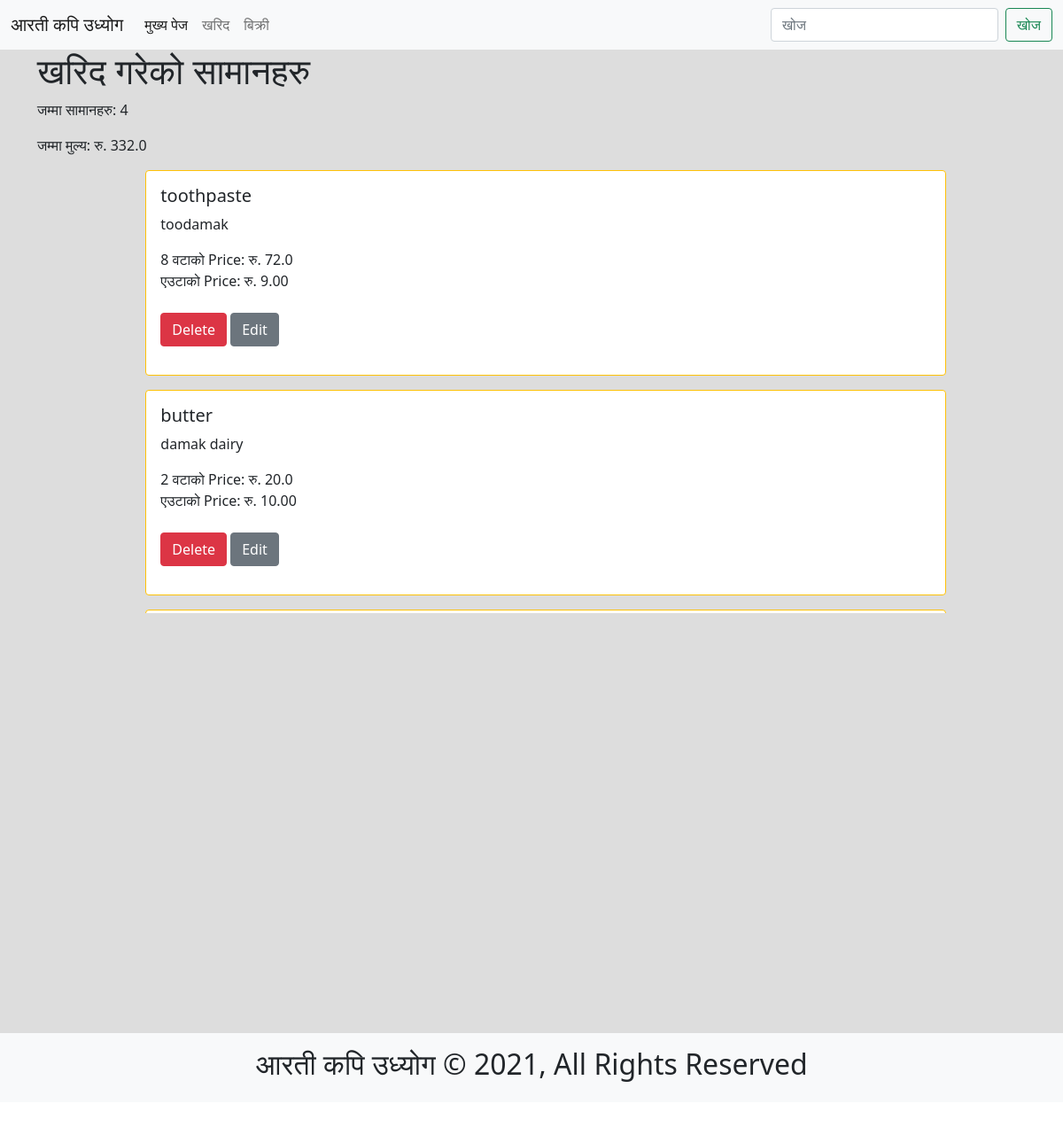
/purchases/list/, run on the app's committed database.
### purchases/models.py (models this page shows, shortened)
class Purchases(models.Model):
    product_name = models.CharField(max_length=255, blank=False, null=True)
    price = models.DecimalField(
        decimal_places=4, max_digits=255, blank=False, null=True)
    quantity = models.CharField(max_length=255, blank=False, null=True)
    slug = models.SlugField(max_length=255, blank=False,
                            null=False, unique=True)
    bought_from = models.CharField(max_length=255, blank=False, null=True)
    def actual_price(self, *args, **kwargs):
        actual_price = float(self.price) * float(self.quantity)
        return actual_price

### purchases/views.py (the view)
# urls.py: path('list/', purchases_list),
def purchases_list(request):
    purchases = Purchases.objects.all()
    def total_price():
        price = 0
        for purchase in purchases:
            price += float(purchase.actual_price())
        return price
    context = {
        "purchases": purchases,
        "total_price": total_price(),
    }
    template_name = "purchases_list.html"
    return render(request, template_name, context)

### purchases/templates/purchases_list.html (shortened to what this page needs)
{% extends 'base.html' %}
{% block content %}
<div id="purchases_list" class="sufficient_content_height">
<div class="container">
        <h1>खरिद गरेको सामानहरु </h1>
        <p>जम्मा सामानहरु: {{purchases.count}}</p>
        <p>जम्मा  मुल्य: रु. {{total_price}}</p>
        <ul style="height: 500px; overflow-y: scroll">
            {% for purchase in purchases %}
            {% include 'list_inline_purchase.html' with purchase=purchase detail=True %}
            {% endfor %}
        </ul>
    </div>
</div>
{% endblock %}

### purchases/templates/list_inline_purchase.html (shortened to what this page needs)
<div class="col-12 col-md-10 mb-3 mx-auto">
    <div class="card {% if not blog_post.publish_date %} border border-warning {% endif %}">
        <div class="card-body">
            <h5 class="card-title">{{ purchase.product_name }}</h5>
            <p class="card-text">
               {{purchase.bought_from}}
               <div>
                   {{purchase.quantity}} वटाको
                   Price: रु.
                   {{purchase.actual_price}}
                   <br>
                   एउटाको Price: रु. {{purchase.price | floatformat:2}}
               </div>
               <br>
               <a href="/purchases/delete/{{purchase.slug}}" class="btn btn-danger">Delete</a>
               <a href="/purchases/edit/{{purchase.slug}}" class="btn btn-secondary">Edit</a>
            </p>
        </div>
    </div>
</div>

### staticfiles/base/base.css (style rules this page uses)
* { margin: 0; padding: 0; -webkit-box-sizing: border-box; box-sizing: border-box; }
.sufficient_content_height { min-height: 85vh; display: -webkit-box; display: -ms-flexbox; display: flex; -webkit-box-pack: center; -ms-flex-pack: center; justify-content: center; background: #ddd; }

### data on the page
Purchases: product_name "toothpaste", bought_from "toodamak", quantity "8", actual_price "72.0", price "9.00"
Purchases: product_name "butter", bought_from "damak dairy", quantity "2", actual_price "20.0", price "10.00"

### other printed values
{{ purchases.count }} "4"
{{ total_price }} "332.0"
